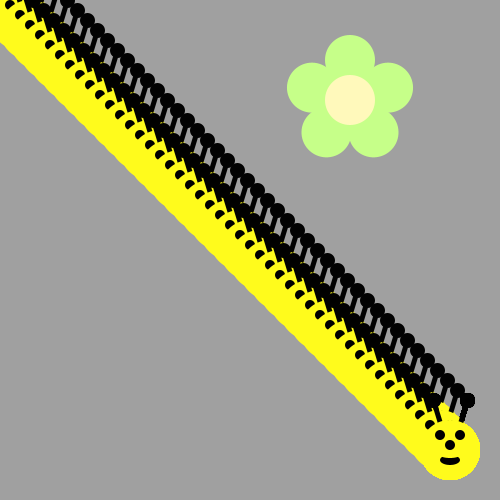
Frame 1 (no input)
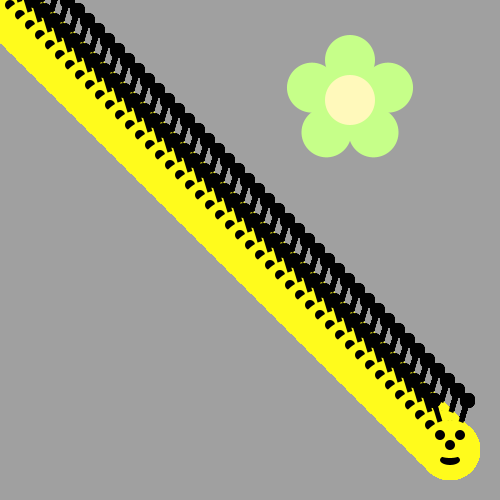
Frame 60 (the mouse pressed at the canvas centre just before this capture)
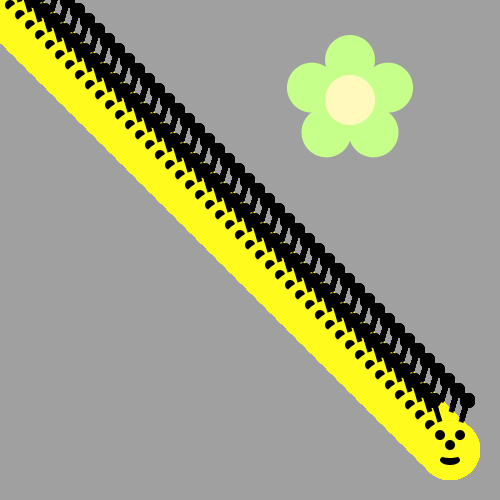
Frame 120 (the mouse held since frame 60 and released just before this capture)

The Processing sketch that drew these frames (run headless with seeded random() and noise(); from frame 60 on, the mouse is pressed at the canvas centre):

// Processing sketch: bumble_bee
// ── bumble_bee.pde
void draw() {
/*Use a loop to make a body for the Bee!
Then put his head on using drawBeeFace(x,y)
Use Modulo to make the colors alternate 
*/
int r=0;
 for (int i = 0; i < 45; i++) {
       if (i % 2 ==0) {
          
            fill(#030000);
   //      ellipse(r,r,50,50);
     drawBeeFace(r,r);
     r+=10;
    }
    else {
     
       fill(#FCFC00);
       drawBeeFace(r,r);
     //  ellipse(r,r,50,50);
      r+=10;
    }

drawBeeFace(450,450);
}
}
void drawFlower(int x, int y) {

     noStroke();
     translate(x, y);
     // draw 5 petals, rotating after each one
     fill(#c6ff89);      // green
      for (int i = 0; i < 5; i++) {
           ellipse(0, -40, 50, 50);
          rotate(radians(72));
     }
     fill(#fff9bb); // light yellow
     ellipse(0, 0, 50, 50);
} 
void drawBeeFace(int BeeFaceX, int BeeFaceY) {
   
  noStroke();
     fill(0, 0, 0);
     stroke(1);
     strokeWeight(5);
     line(BeeFaceX-10, BeeFaceY-27, BeeFaceX-17, BeeFaceY-50);
     line(BeeFaceX+10, BeeFaceY-27, BeeFaceX+17, BeeFaceY-50);
     ellipse(BeeFaceX-17, BeeFaceY-50, 10, 10);
     ellipse(BeeFaceX+17, BeeFaceY-50, 10, 10);
     noStroke();
     fill(255, 251, 28);
     ellipse(BeeFaceX, BeeFaceY, 60, 60); // face
     fill(255, 237, 209);
     fill(0,0,0);
      ellipse(BeeFaceX-10, BeeFaceY-15, 10, 10); // eyes
     ellipse(BeeFaceX+10, BeeFaceY-15, 10, 10);
      ellipse(BeeFaceX, BeeFaceY-5, 10, 10); // nose
      ellipse(BeeFaceX, BeeFaceY+10, 20, 10);// mouth
     fill(255, 251, 28);
     ellipse(BeeFaceX, BeeFaceY+5, 20, 6);
}

void setup() {
     ellipseMode(CENTER);
     size(500, 500);
     background(160, 160, 160);
      drawFlower(350, 100);
}
